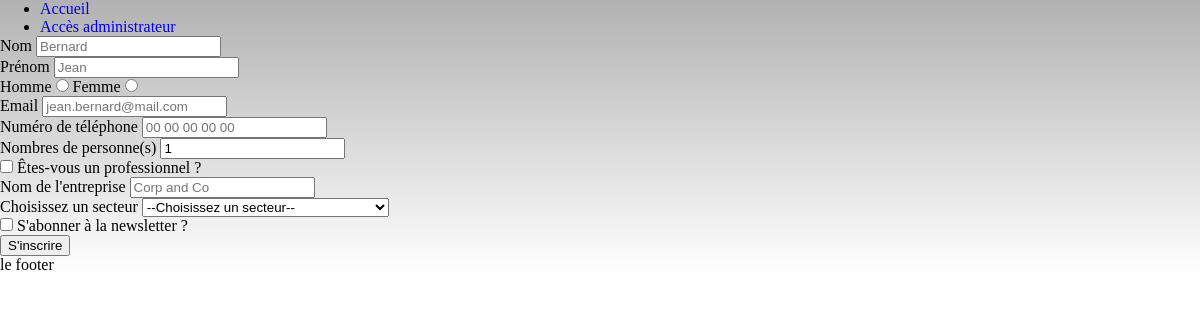
Before: /formulaire.php?t=Bonjour with the older database file.
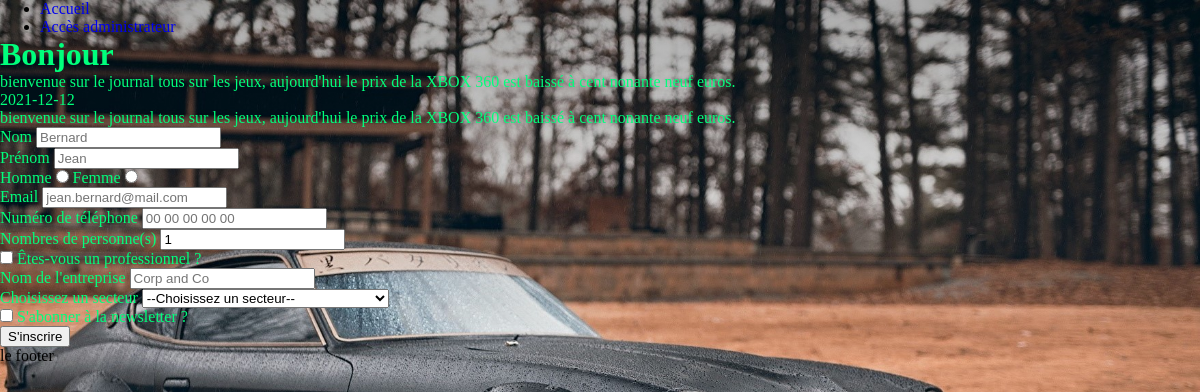
After: the same page with the newer database file.
### tables this page shows
CREATE TABLE `formulaires` (
  `id` int(11) UNSIGNED NOT NULL,
  `titre` varchar(100) NOT NULL,
  `description` text NOT NULL,
  `imgsrc` varchar(255) NOT NULL,
  `couleur` varchar(7) NOT NULL,
  `date_evenement` date NOT NULL,
  `date_fin` date NOT NULL
);

### formulaire.php (the view, shortened to what this page needs)
<?php
$t = filter_input(INPUT_GET, "t");
include "header.php";
$pdo = new PDO("mysql:host=" . Config::SERVEUR . "; dbname=" . Config::BDO, Config::UTILISATEUR, Config::MOTDEPASSE);
$requete = $pdo->prepare("select formulaires.*,secteur.nom,secteur.id as 'sid' from formulaires join secteursparformulaires on formulaires.id = secteursparformulaires.id_formulaires join secteur on secteursparformulaires.id_secteurs = secteur.id where formulaires.titre=:titre");
$requete->bindParam(":titre", $t);
$requete->execute();
$lignes = $requete->fetchAll();
$formulaire = $lignes[0];
?>
<main>
<div class="flex-container" style="color: <?php echo $formulaire['couleur'] ?>">
    <div class="flex-child">
        <h1><?php echo $formulaire['titre'] ?></h1>
        <p><?php echo $formulaire['description'] ?></p>
        <p><?php echo $formulaire['date_evenement'] ?></p>
        <p><?php echo $formulaire['description'] ?></p>
    </div>
    <div class="flex-child">
        <form action="insertPersonne.php" method="POST">
            <p>
                <label for="last-name" class="required">Nom</label>
                <input type="text" id="last-name"
                       name="last-name"
                       placeholder="Bernard"
                       value=""
                       class="form-control"
                       required
                />
            </p>
            <p>
                <label for="first-name" class="required">Prénom</label>
                <input type="text" id="first-name"
                       name="first-name"
                       placeholder="Jean"
                       value=""
                       class="form-control"
                       required
                />
            </p>
            <p>
                <label for="civilite1">Homme</label>
                <input type="radio" id="contactChoice1"
                       name="civilite" value="homme" required>
                <label for="civilite2">Femme</label>
                <input type="radio" id="contactChoice2"
                       name="civilite" value="femme" required>
            </p>
            <p>
                <label for="email" class="required">Email</label>
                <input type="email" id="email" name="email" class="form-control"
                       placeholder="jean.bernard@mail.com" required/>
            </p>
            <p>
                <label for="num" class="required">Numéro de téléphone</label>
                <input type="tel" id="num"
                       name="phone"
                       placeholder="00 00 00 00 00"
                       value=""
                       class="form-control"
                />
            </p>
            <p>
                <label for="nbr">Nombres de personne(s)</label>
                <input type="number" id="nbr" name="nbr" min="1" value="1">
            </p>
            <p>
                <input type="checkbox" id="pro" name="pro" value="true">
                <label for="pro">Êtes-vous un professionnel ?</label>
            </p>
            <p>
                <label for="company-name" class="required">Nom de l'entreprise</label>
                <input type="text" id="company-name"
                       name="company-name"
                       placeholder="Corp and Co"
                       value=""
                       class="form-control"
                />
            </p>
            <p>
                <label for="secteur-select">Choisissez un secteur</label>
                <select name="secteur" id="secteur-select">
                    <option value="">--Choisissez un secteur--</option>
                </select>
            </p>
            <p>
                <input type="checkbox" id="news" name="news" value="true">
                <label for="news">S'abonner à la newsletter ?</label>
            </p>
            <button type="submit" class="btn">S'inscrire</button>
        </form>
    </div>
</div>
</main>
<?php
include "footer.php"
?>

Changed rows visible on the page:
now on this page (row edited): formulaires: titre "Bonjour", description "bienvenue sur le journal tous sur les jeux, aujourd'hui le prix de la XBOX 360 est baissé à cent nonante neuf euros.", date_evenement "2021-12-12"
changed formulaires: couleur "E4E4E4" → "#00FF7C" (drawn)
